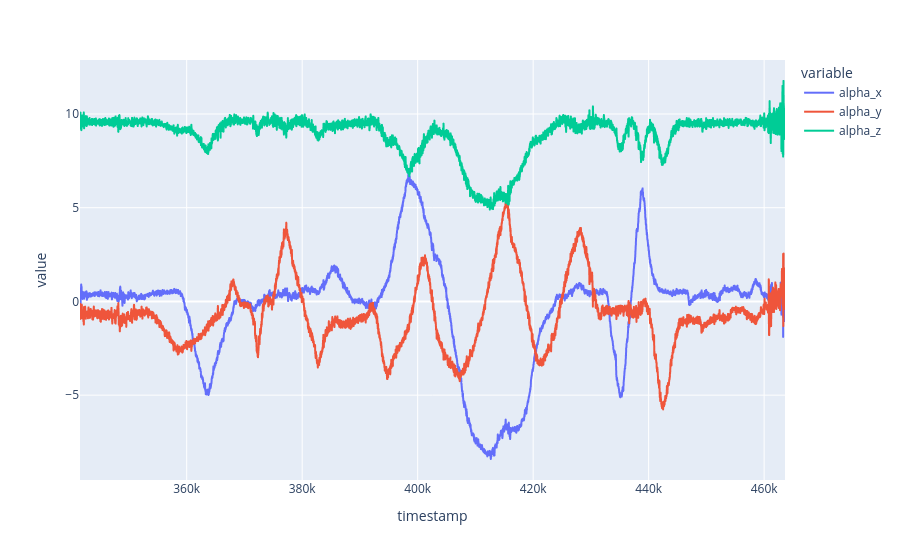

Source (notebook cell):
### Code cell
px.line(accel)

### Figure 1 — Plotly figure (JSON) as saved in the notebook; plotly's stock layout.template omitted (floating-point values rounded to 4 significant figures; data arrays with more than 128 entries replaced by an {"elided": "..."} marker saying what was removed)
{"data": [{"hovertemplate": "variable=alpha_x<br>timestamp=%{x}<br>value=%{y}<extra></extra>", "legendgroup": "alpha_x", "line": {"color": "#636efa", "dash": "solid"}, "marker": {"symbol": "circle"}, "mode": "lines", "name": "alpha_x", "showlegend": true, "type": "scattergl", "x": {"elided": "12179 int values"}, "xaxis": "x", "y": {"elided": "12179 float values"}, "yaxis": "y"}, {"hovertemplate": "variable=alpha_y<br>timestamp=%{x}<br>value=%{y}<extra></extra>", "legendgroup": "alpha_y", "line": {"color": "#EF553B", "dash": "solid"}, "marker": {"symbol": "circle"}, "mode": "lines", "name": "alpha_y", "showlegend": true, "type": "scattergl", "x": {"elided": "12179 int values"}, "xaxis": "x", "y": {"elided": "12179 float values"}, "yaxis": "y"}, {"hovertemplate": "variable=alpha_z<br>timestamp=%{x}<br>value=%{y}<extra></extra>", "legendgroup": "alpha_z", "line": {"color": "#00cc96", "dash": "solid"}, "marker": {"symbol": "circle"}, "mode": "lines", "name": "alpha_z", "showlegend": true, "type": "scattergl", "x": {"elided": "12179 int values"}, "xaxis": "x", "y": {"elided": "12179 float values"}, "yaxis": "y"}], "layout": {"legend": {"title": {"text": "variable"}, "tracegroupgap": 0}, "margin": {"t": 60}, "xaxis": {"anchor": "y", "domain": [0, 1], "title": {"text": "timestamp"}}, "yaxis": {"anchor": "x", "domain": [0, 1], "title": {"text": "value"}}}}
